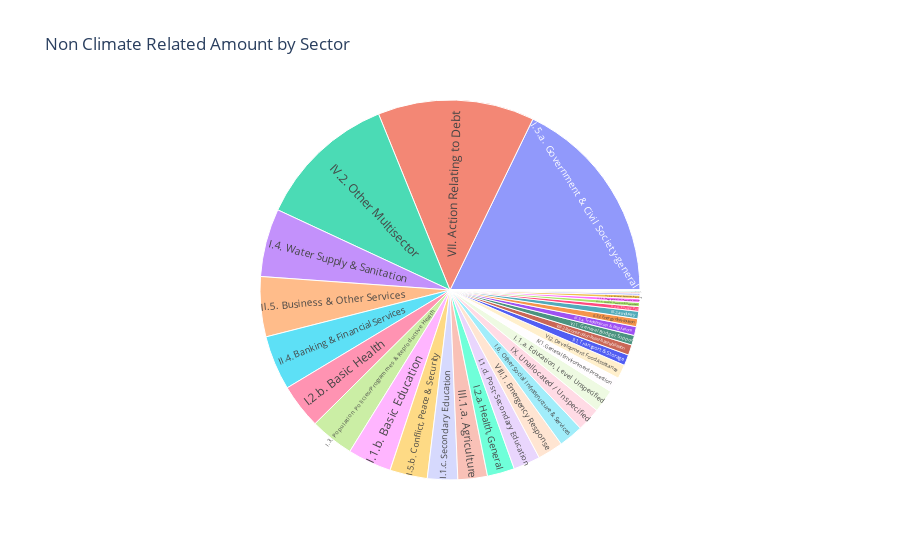

Notebook source saved alongside this figure:
### Code cell
non_clim_fig = px.sunburst(filtered_year_df, path=['Sector'], values=f'non_clim_{year}', title='Non Climate Related Amount by Sector')
non_clim_fig.show()

### Figure 1 — Plotly figure (JSON) as saved in the notebook; plotly's stock layout.template omitted (floating-point values rounded to 4 significant figures)
{"data": [{"branchvalues": "total", "domain": {"x": [0, 1], "y": [0, 1]}, "hovertemplate": "labels=%{label}<br>non_clim_2013=%{value}<br>parent=%{parent}<br>id=%{id}<extra></extra>", "ids": ["I.1.a. Education, Level Unspecified", "I.1.b. Basic Education", "I.1.c. Secondary Education", "I.1.d. Post-Secondary Education", "I.2.a. Health, General", "I.2.b. Basic Health", "I.2.c. Non-communicable diseases (NCDs)", "I.3. Population Policies/Programmes & Reproductive Health", "I.4. Water Supply & Sanitation", "I.5.a. Government & Civil Society-general", "I.5.b. Conflict, Peace & Security", "I.6. Other Social Infrastructure & Services", "II.1. Transport & Storage", "II.2. Communications", "II.3.a. Energy Policy", "II.3.b. Energy generation, renewable sources", "II.3.c. Energy generation, non-renewable sources", "II.3.d. Hybrid energy plants", "II.3.f. Energy distribution", "II.4. Banking & Financial Services", "II.5. Business & Other Services", "III.1.a. Agriculture", "III.1.b. Forestry", "III.1.c. Fishing", "III.2.a. Industry", "III.2.b. Mineral Resources & Mining", "III.2.c. Construction", "III.3.a. Trade Policies & Regulations", "III.3.b. Tourism", "IV.1. General Environment Protection", "IV.2. Other Multisector", "IX. Unallocated / Unspecified", "VI.1. General Budget Support", "VI.2. Development Food Assistance", "VII. Action Relating to Debt", "VIII.1. Emergency Response", "VIII.2. Reconstruction Relief & Rehabilitation", "VIII.3. Disaster Prevention & Preparedness"], "labels": ["I.1.a. Education, Level Unspecified", "I.1.b. Basic Education", "I.1.c. Secondary Education", "I.1.d. Post-Secondary Education", "I.2.a. Health, General", "I.2.b. Basic Health", "I.2.c. Non-communicable diseases (NCDs)", "I.3. Population Policies/Programmes & Reproductive Health", "I.4. Water Supply & Sanitation", "I.5.a. Government & Civil Society-general", "I.5.b. Conflict, Peace & Security", "I.6. Other Social Infrastructure & Services", "II.1. Transport & Storage", "II.2. Communications", "II.3.a. Energy Policy", "II.3.b. Energy generation, renewable sources", "II.3.c. Energy generation, non-renewable sources", "II.3.d. Hybrid energy plants", "II.3.f. Energy distribution", "II.4. Banking & Financial Services", "II.5. Business & Other Services", "III.1.a. Agriculture", "III.1.b. Forestry", "III.1.c. Fishing", "III.2.a. Industry", "III.2.b. Mineral Resources & Mining", "III.2.c. Construction", "III.3.a. Trade Policies & Regulations", "III.3.b. Tourism", "IV.1. General Environment Protection", "IV.2. Other Multisector", "IX. Unallocated / Unspecified", "VI.1. General Budget Support", "VI.2. Development Food Assistance", "VII. Action Relating to Debt", "VIII.1. Emergency Response", "VIII.2. Reconstruction Relief & Rehabilitation", "VIII.3. Disaster Prevention & Preparedness"], "name": "", "parents": ["", "", "", "", "", "", "", "", "", "", "", "", "", "", "", "", "", "", "", "", "", "", "", "", "", "", "", "", "", "", "", "", "", "", "", "", "", ""], "type": "sunburst", "values": [80.96, 153.7, 106.1, 94.57, 95.74, 157.3, 0, 154.0, 238.9, 734.4, 131.8, 85.95, 38.0, 4.195, 16.24, 12.98, 0.3817, 0, 27.77, 191.4, 210.6, 103.5, 6.792, 2.342, 26.01, 12.15, 0.8178, 30.99, 3.562, 52.89, 492.1, 83.82, 34.02, 49.5, 549.5, 89.54, 36.47, 14.55]}], "layout": {"legend": {"tracegroupgap": 0}, "title": {"text": "Non Climate Related Amount by Sector"}}}
